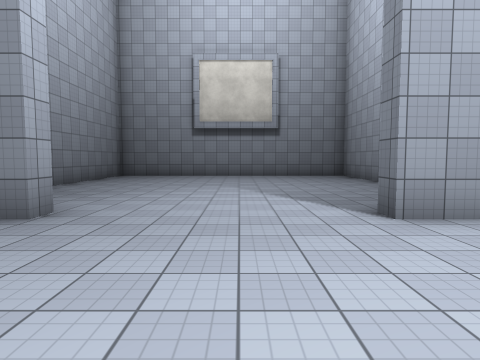
View 1 (above)

22 first-person views from a walk through a Unity game level. The camera is 1.5 m above the floor, tilts 4° down and sees 75° across. The floor is counted in squares, 2 m on a side. Each view is taken from the middle of a square. On the plan, view 1 faces up. The plan holds only what a view shows up to about 10 squares ahead; the rest is blank. The place goes on beyond the plan. The player is left out. Surface patterns are stand-ins for the level's own textures.

View 2
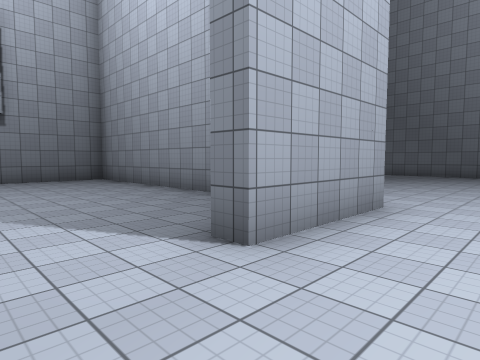

View 3
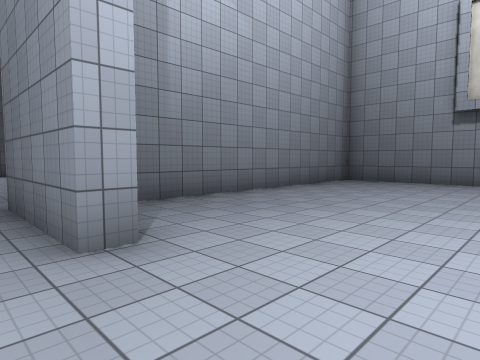

View 4
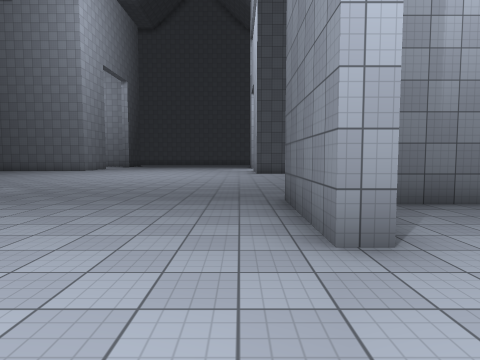

View 5
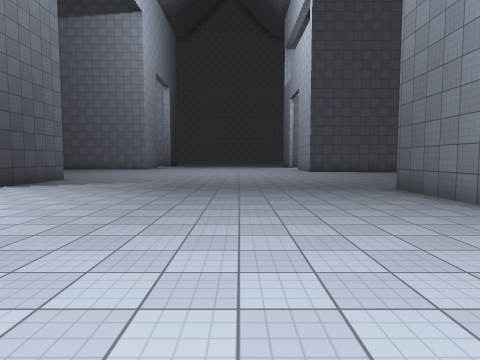

View 6
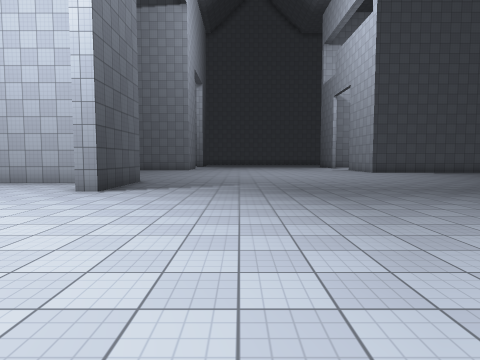

View 7
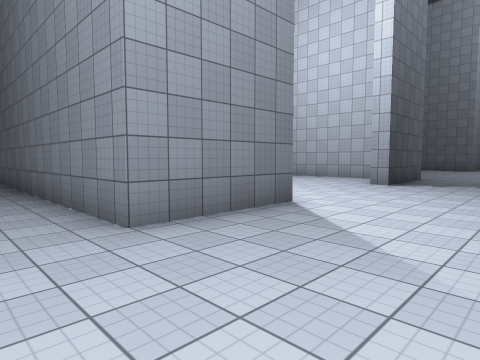

View 8
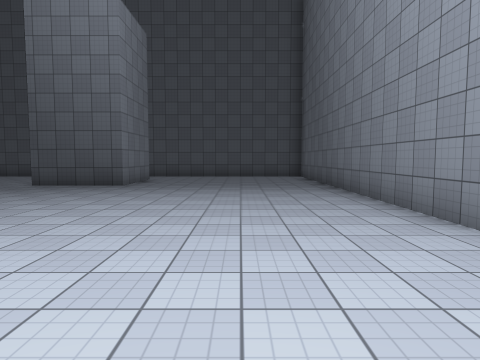

View 9
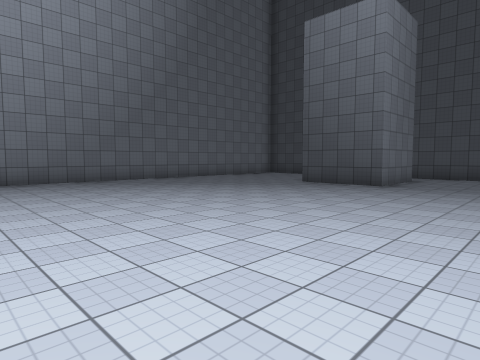

View 10
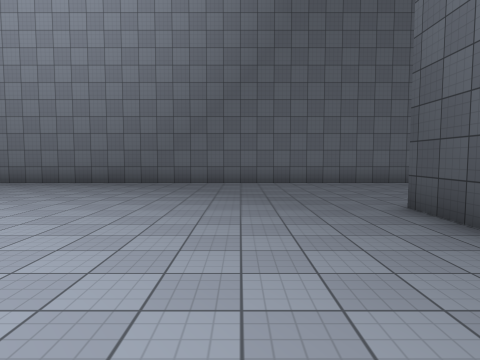

View 11
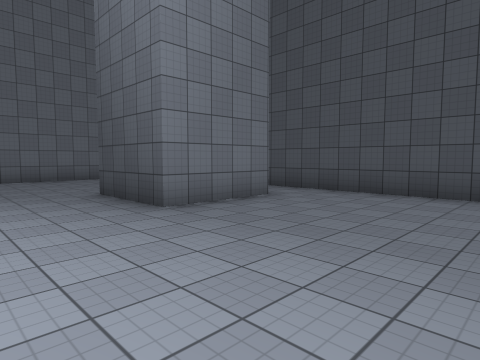

View 12
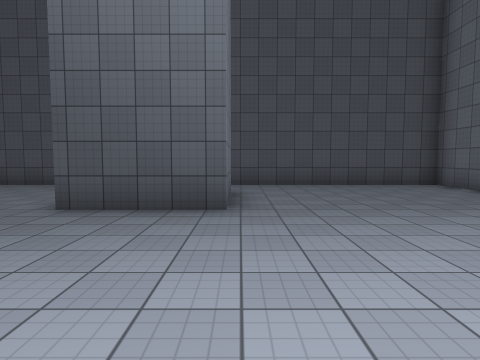

View 13
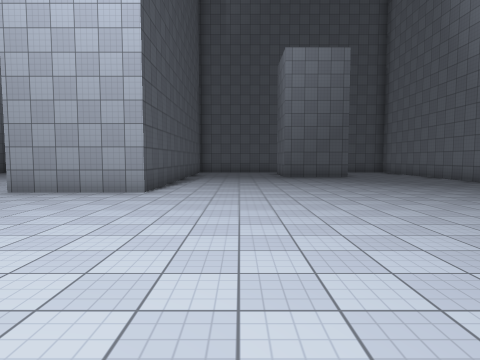

View 14
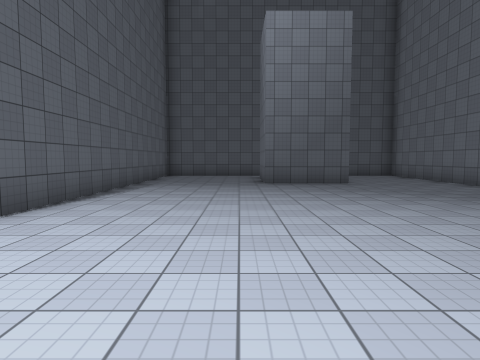

View 15
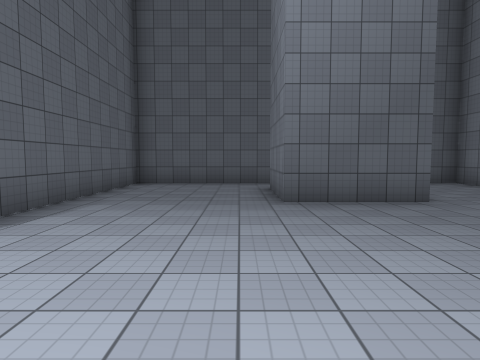

View 16
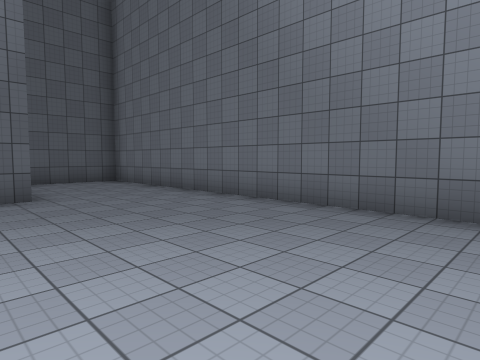

View 17
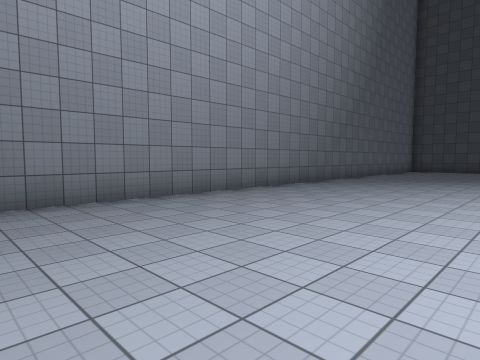

View 18
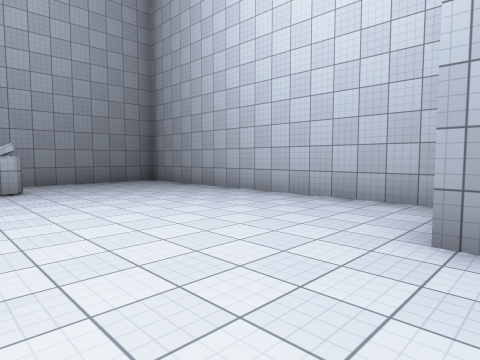

View 19
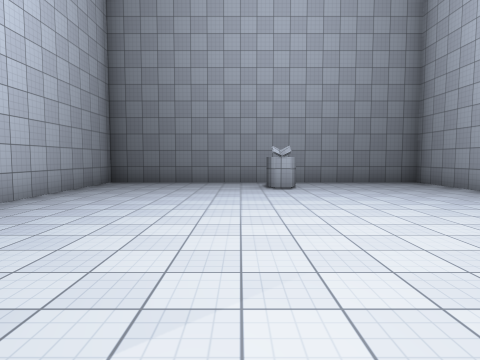

View 20
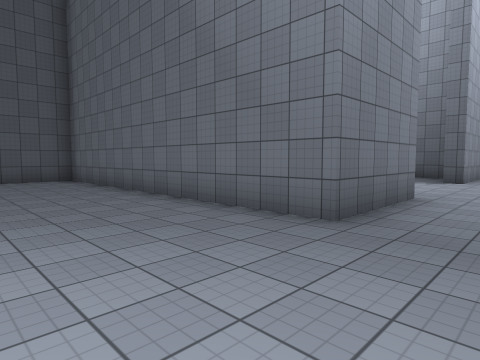

View 21
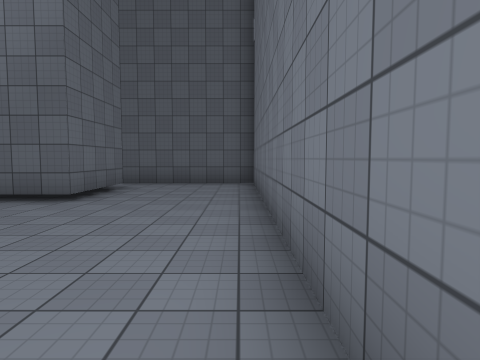

View 22
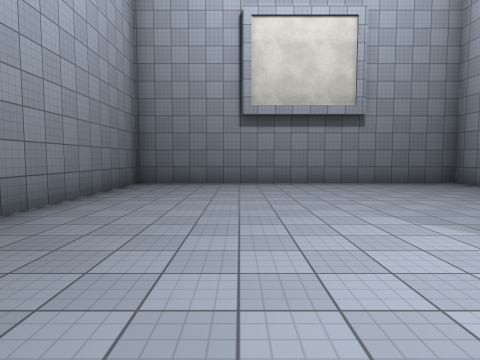

### Floor plan
Points are (right, up) in squares from view 1. A wall is a line through its corners. A room is listed if a view was taken in it or the views show most of it. See-through windows are left out.
Room 1 (views 1, 2, 3, 4, 5, 6, 7, 8, 9, 10, 11, 12, 13, 14, 15, 16, 17, 18, 19, 20, 21, 22)
walls: (-1.5, -6.2) (1.5, -6.2) (1.5, -15.7) (8.6, -15.7); (-2.6, 4.4) (-2.6, 3.8) (-5.6, 3.8) (-5.6, 13.3) (-9.5, 13.3); (4.4, 7.2) (4.4, 13.3) (-5.1, 13.3) (-5.1, 5.5); (-9, -6.2) (-6, -6.2) (-6, -6.8); (-8.5, -7.2) (-8.5, -15.7) (1, -15.7) (1, -11.1); (11.4, 9.3) (8.8, 9.3) (8.8, 11.9); (7.2, -14.1) (7.2, -11.5) (9.8, -11.5); (9, 13.3) (4.9, 13.3) (4.9, 3.8) (1.9, 3.8) (1.9, 4.4); (-9, 12) (-9, 9.3) (-10.2, 9.3); (12.1, -15.7) (13.8, -15.7); (14.5, -14.1) (14.5, 13.3) (12, 13.3)
objects: other object (-4, -14)

Positions as (right, up) in squares from view 1, and headings:
1: (0, 0), facing up
2: (0, 2), facing up-right
3: (0, 3), facing up-left
4: (0, 3), facing left
5: (2, 0), facing left
6: (1, -3), facing left
7: (3, -3), facing down-left
8: (4, -3), facing down
9: (4, -3), facing down-right
10: (5, -9), facing right
11: (3, -9), facing down-right
12: (7, -7), facing down
13: (7, -3), facing up
14: (8, 0), facing up
15: (8, 4), facing up
16: (10, 3), facing up-right
17: (9, 3), facing down-right
18: (-3, -6), facing down-left
19: (-3, -6), facing down
20: (-9, 2), facing up-right
21: (-6, 4), facing up
22: (-2, 4), facing up
